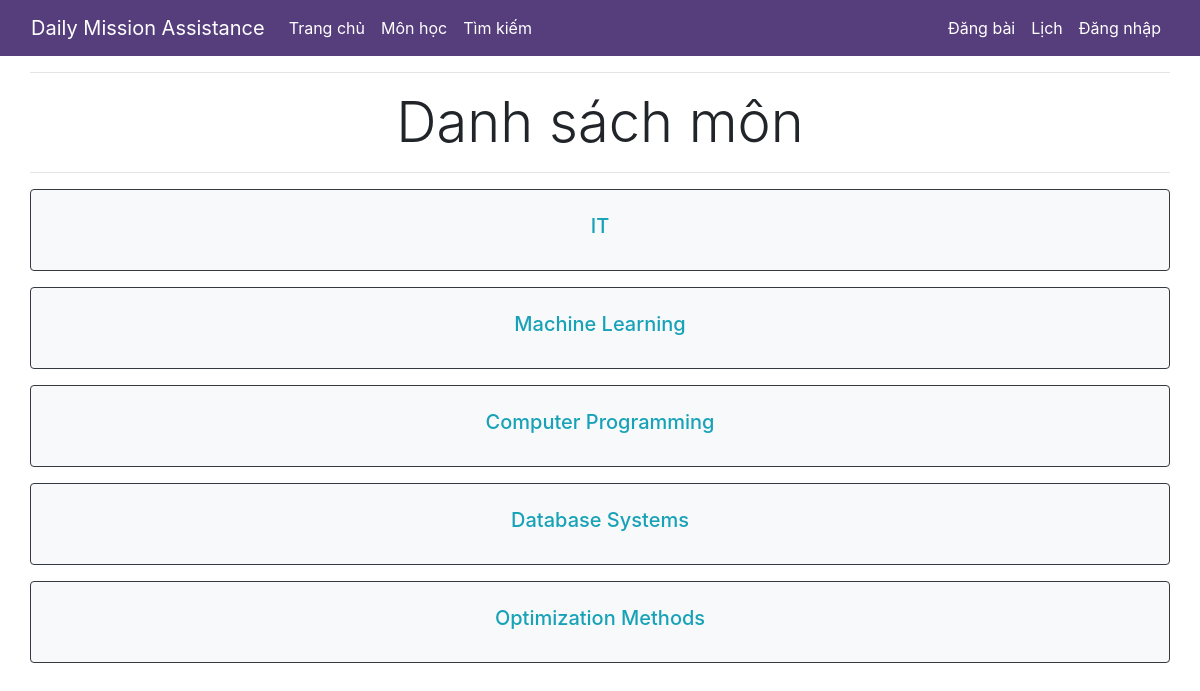
Screenshot of /subject_list/ with the database file from the repository.
### DoubtForum/models.py (models this page shows, shortened)
class Subject(models.Model):
    name = models.CharField(max_length=20)

### DoubtForum/views.py (the view)
# urls.py: path('subject_list/', subject_list, name='subject_list'),
def subject_list(request):
    tags = Subject.objects.all()
    context = {
        "tags": tags,
    }
    return render(request, "subjectList.html", context)

### templates/subjectList.html (shortened to what this page needs)
<!DOCTYPE html>
{% extends "base.html" %}
{% block page_content %}
<div class="col-md-12">
    <hr>
        <div class="page-header text-center mt-3">
            <h1 class="display-4">Danh sách môn</h1>
        </div>
    <hr>
    {% for tag in tags %}
    <div class="card border-dark bg-light mb-3">
        <div class="card-body text-center">
            <h5 class="card-title pt-1"><a href="{% url 'tagged_doubts' tag.name %}" class="text-info">{{ tag.name }}</h5>
        </div>
    </div>
    {% endfor %}
</div>
{% endblock %}

### rows the page displays
Subject: name "IT"
Subject: name "Machine Learning"
Subject: name "Computer Programming"
Subject: name "Database Systems"
Subject: name "Optimization Methods"
